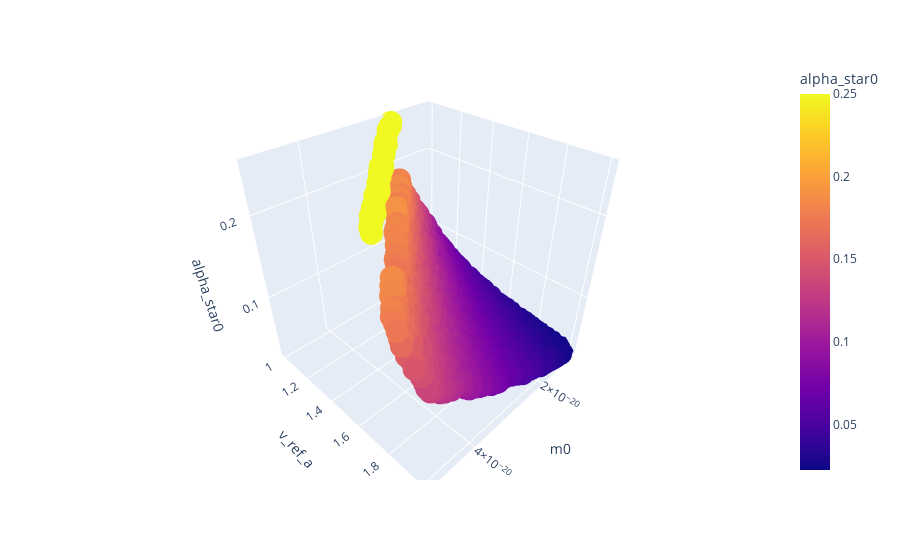

Source (notebook cell):
### Code cell
fig = px.scatter_3d(df, x=df.m0, y=df.v_ref_a, z=df.alpha_star0, color=df.alpha_star0)
fig.show()

### Figure 1 — Plotly figure (JSON) as saved in the notebook; plotly's stock layout.template omitted (floating-point values rounded to 4 significant figures; data arrays with more than 128 entries replaced by an {"elided": "..."} marker saying what was removed)
{"data": [{"hovertemplate": "m0=%{x}<br>v_ref_a=%{y}<br>alpha_star0=%{marker.color}<extra></extra>", "legendgroup": "", "marker": {"color": {"elided": "2669 float values"}, "coloraxis": "coloraxis", "symbol": "circle"}, "mode": "markers", "name": "", "scene": "scene", "showlegend": false, "type": "scatter3d", "x": {"elided": "2669 float values"}, "y": {"elided": "2669 float values"}, "z": {"elided": "2669 float values"}}], "layout": {"coloraxis": {"colorbar": {"title": {"text": "alpha_star0"}}, "colorscale": [[0, "#0d0887"], [0.1111, "#46039f"], [0.2222, "#7201a8"], [0.3333, "#9c179e"], [0.4444, "#bd3786"], [0.5556, "#d8576b"], [0.6667, "#ed7953"], [0.7778, "#fb9f3a"], [0.8889, "#fdca26"], [1, "#f0f921"]]}, "legend": {"tracegroupgap": 0}, "margin": {"t": 60}, "scene": {"domain": {"x": [0, 1], "y": [0, 1]}, "xaxis": {"title": {"text": "m0"}}, "yaxis": {"title": {"text": "v_ref_a"}}, "zaxis": {"title": {"text": "alpha_star0"}}}}}
